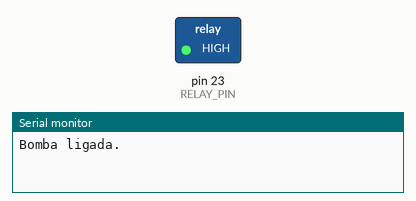
Recording of a sketch running on a simulated Arduino Mega 2560, built with avr-gcc and run on an emulated ATmega2560. Parts: switched loads named in the sketch (green lamp = pin HIGH), the last lines printed to the serial monitor.

Above: at 5.0 s.
At 15.0 s:
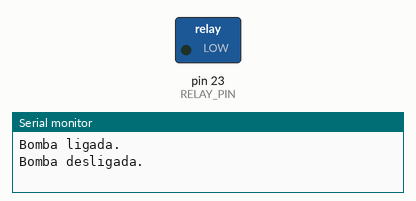
Timing chart, 0 to 26.0 s (numbered marks = the images above):
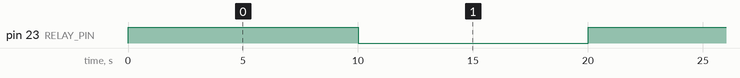

The sketch:

10_rele.ino
```cpp
#define RELAY_PIN 23 // Pino conectado ao módulo de relé

void setup() {
  Serial.begin(115200); // Inicializa a serial
  pinMode(RELAY_PIN, OUTPUT); // Define o pino do relé como saída
  digitalWrite(RELAY_PIN, LOW); // Relé desligado inicialmente
}

void loop() {
  // Ativa a bomba
  Serial.println("Bomba ligada.");
  digitalWrite(RELAY_PIN, HIGH); // Liga o relé (bomba)
  delay(10000); // Espera 10 segundos

  // Desativa a bomba
  Serial.println("Bomba desligada.");
  digitalWrite(RELAY_PIN, LOW); // Desliga o relé (bomba)
  delay(10000); // Espera 10 segundos
}
```

Measured:
- by itself, pin 23 (RELAY_PIN): alternates HIGH for 10.0 s and LOW for 10.0 s
